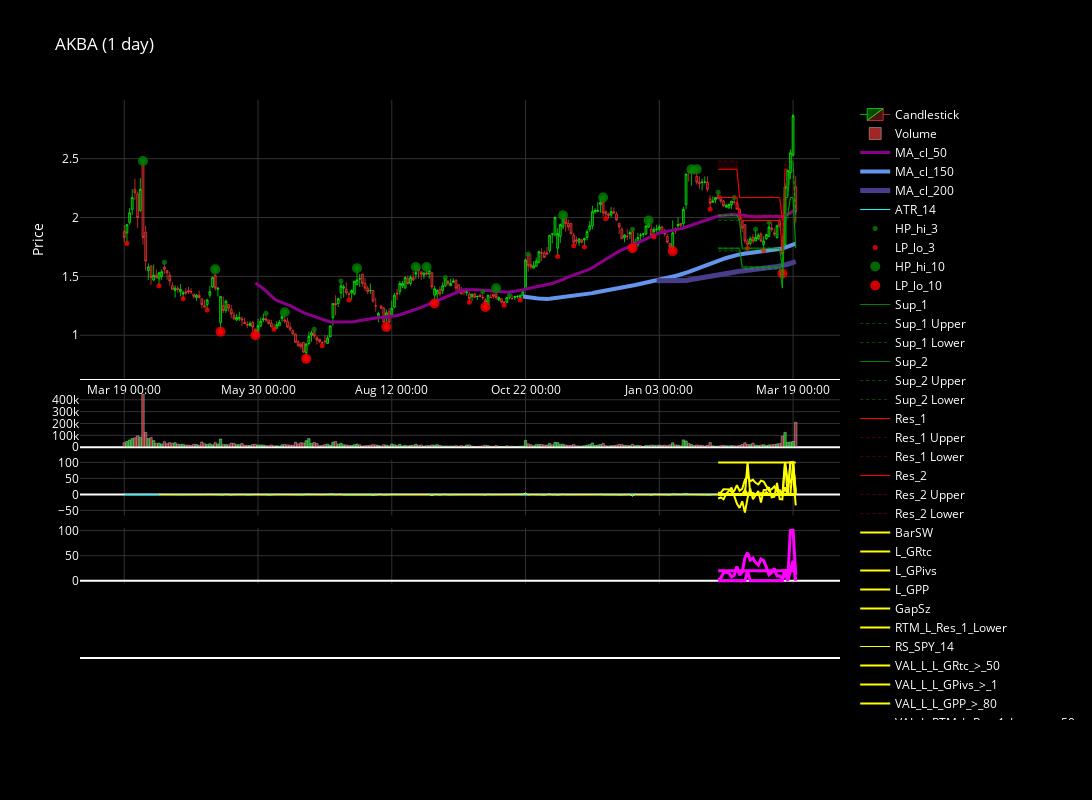

Here is the notebook cell this chart was saved with:
### Code cell
sx.get_frame('1 day').plot()

### Figure 1 — Plotly figure (JSON) as saved in the notebook; plotly's stock layout.template omitted (floating-point values rounded to 4 significant figures; data arrays with more than 128 entries replaced by an {"elided": "..."} marker saying what was removed)
{"data": [{"close": {"elided": "252 float values"}, "decreasing": {"fillcolor": "rgba(255, 59, 59, 0.3)", "line": {"color": "rgba(255, 59, 59, 0.7)", "width": 1}}, "high": {"elided": "252 float values"}, "increasing": {"fillcolor": "rgba(0, 255, 0, 0.3)", "line": {"color": "rgba(0, 255, 0, 0.7)", "width": 1}}, "low": {"elided": "252 float values"}, "name": "Candlestick", "open": {"elided": "252 float values"}, "type": "candlestick", "x": {"elided": "252 str values"}, "xaxis": "x", "yaxis": "y"}, {"marker": {"color": {"elided": "252 str values"}}, "name": "Volume", "opacity": 0.8, "type": "bar", "x": {"elided": "252 str values"}, "xaxis": "x2", "y": {"elided": "252 int values"}, "yaxis": "y2"}, {"line": {"color": "darkmagenta", "dash": "solid", "width": 3}, "name": "MA_cl_50", "type": "scatter", "x": {"elided": "252 str values"}, "xaxis": "x", "y": {"elided": "252 float values"}, "yaxis": "y"}, {"line": {"color": "cornflowerblue", "dash": "solid", "width": 4}, "name": "MA_cl_150", "type": "scatter", "x": {"elided": "252 str values"}, "xaxis": "x", "y": {"elided": "252 float values"}, "yaxis": "y"}, {"line": {"color": "darkslateblue", "dash": "solid", "width": 5}, "name": "MA_cl_200", "type": "scatter", "x": {"elided": "252 str values"}, "xaxis": "x", "y": {"elided": "252 float values"}, "yaxis": "y"}, {"line": {"color": "cyan", "dash": "solid", "width": 1}, "name": "ATR_14", "type": "scatter", "x": {"elided": "252 str values"}, "xaxis": "x3", "y": {"elided": "252 float values"}, "yaxis": "y3"}, {"marker": {"color": "green", "opacity": 0.8, "size": 5}, "mode": "markers", "name": "HP_hi_3", "text": "", "type": "scatter", "x": {"elided": "252 str values"}, "xaxis": "x", "y": {"elided": "252 float values"}, "yaxis": "y"}, {"marker": {"color": "red", "opacity": 0.8, "size": 5}, "mode": "markers", "name": "LP_lo_3", "text": "", "type": "scatter", "x": {"elided": "252 str values"}, "xaxis": "x", "y": {"elided": "252 float values"}, "yaxis": "y"}, {"marker": {"color": "green", "opacity": 0.8, "size": 10}, "mode": "markers", "name": "HP_hi_10", "text": "", "type": "scatter", "x": {"elided": "252 str values"}, "xaxis": "x", "y": {"elided": "252 float values"}, "yaxis": "y"}, {"marker": {"color": "red", "opacity": 0.8, "size": 10}, "mode": "markers", "name": "LP_lo_10", "text": "", "type": "scatter", "x": {"elided": "252 str values"}, "xaxis": "x", "y": {"elided": "252 float values"}, "yaxis": "y"}, {"fill": "toself", "fillcolor": "rgba(0, 255, 0, 0.1)", "hoverinfo": "skip", "line": {"color": "rgba(0, 0, 0, 0)"}, "name": "Sup_1 Zone Segment", "showlegend": false, "type": "scatter", "x": ["2025-02-06T00:00:00", "2025-02-07T00:00:00", "2025-02-10T00:00:00", "2025-02-11T00:00:00", "2025-02-12T00:00:00", "2025-02-13T00:00:00", "2025-02-14T00:00:00", "2025-02-18T00:00:00", "2025-02-19T00:00:00", "2025-02-20T00:00:00", "2025-02-21T00:00:00", "2025-02-24T00:00:00", "2025-02-25T00:00:00", "2025-02-26T00:00:00", "2025-02-27T00:00:00", "2025-02-28T00:00:00", "2025-03-03T00:00:00", "2025-03-04T00:00:00", "2025-03-05T00:00:00", "2025-03-06T00:00:00", "2025-03-07T00:00:00", "2025-03-10T00:00:00", "2025-03-11T00:00:00", "2025-03-12T00:00:00", "2025-03-13T00:00:00", "2025-03-14T00:00:00", "2025-03-17T00:00:00", "2025-03-18T00:00:00", "2025-03-19T00:00:00", "2025-03-20T00:00:00", "2025-03-20T00:00:00", "2025-03-19T00:00:00", "2025-03-18T00:00:00", "2025-03-17T00:00:00", "2025-03-14T00:00:00", "2025-03-13T00:00:00", "2025-03-12T00:00:00", "2025-03-11T00:00:00", "2025-03-10T00:00:00", "2025-03-07T00:00:00", "2025-03-06T00:00:00", "2025-03-05T00:00:00", "2025-03-04T00:00:00", "2025-03-03T00:00:00", "2025-02-28T00:00:00", "2025-02-27T00:00:00", "2025-02-26T00:00:00", "2025-02-25T00:00:00", "2025-02-24T00:00:00", "2025-02-21T00:00:00", "2025-02-20T00:00:00", "2025-02-19T00:00:00", "2025-02-18T00:00:00", "2025-02-14T00:00:00", "2025-02-13T00:00:00", "2025-02-12T00:00:00", "2025-02-11T00:00:00", "2025-02-10T00:00:00", "2025-02-07T00:00:00", "2025-02-06T00:00:00"], "xaxis": "x", "y": [2.02, 2.02, 2.02, 2.02, 2.02, 2.02, 2.02, 2.02, 1.975, 1.74, 1.74, 1.74, 1.74, 1.74, 1.74, 1.74, 1.74, 1.74, 1.74, 1.74, 1.74, 1.74, 1.74, 1.74, 1.58, 2.17, 2.17, 2.48, 2.48, 2.02, 1.975, 2.41, 2.41, 2.17, 2.17, 1.525, 1.715, 1.715, 1.715, 1.715, 1.715, 1.715, 1.715, 1.715, 1.715, 1.715, 1.715, 1.715, 1.715, 1.715, 1.715, 1.975, 1.975, 1.975, 1.975, 1.975, 1.975, 1.975, 1.975, 1.975], "yaxis": "y"}, {"line": {"color": "green", "dash": "solid", "width": 1}, "name": "Sup_1", "type": "scatter", "x": {"elided": "252 str values"}, "xaxis": "x", "y": {"elided": "252 float values"}, "yaxis": "y"}, {"line": {"color": "rgba(0, 255, 0, 0.3)", "dash": "dot", "width": 1}, "name": "Sup_1 Upper", "type": "scatter", "x": {"elided": "252 str values"}, "xaxis": "x", "y": {"elided": "252 float values"}, "yaxis": "y"}, {"line": {"color": "rgba(0, 255, 0, 0.3)", "dash": "dot", "width": 1}, "name": "Sup_1 Lower", "type": "scatter", "x": {"elided": "252 str values"}, "xaxis": "x", "y": {"elided": "252 float values"}, "yaxis": "y"}, {"fill": "toself", "fillcolor": "rgba(0, 255, 0, 0.1)", "hoverinfo": "skip", "line": {"color": "rgba(0, 0, 0, 0)"}, "name": "Sup_2 Zone Segment", "showlegend": false, "type": "scatter", "x": ["2025-02-06T00:00:00", "2025-02-07T00:00:00", "2025-02-10T00:00:00", "2025-02-11T00:00:00", "2025-02-12T00:00:00", "2025-02-13T00:00:00", "2025-02-14T00:00:00", "2025-02-18T00:00:00", "2025-02-19T00:00:00", "2025-02-20T00:00:00", "2025-02-21T00:00:00", "2025-02-24T00:00:00", "2025-02-25T00:00:00", "2025-02-26T00:00:00", "2025-02-27T00:00:00", "2025-02-28T00:00:00", "2025-03-03T00:00:00", "2025-03-04T00:00:00", "2025-03-05T00:00:00", "2025-03-06T00:00:00", "2025-03-07T00:00:00", "2025-03-10T00:00:00", "2025-03-11T00:00:00", "2025-03-12T00:00:00", "2025-03-13T00:00:00", "2025-03-14T00:00:00", "2025-03-17T00:00:00", "2025-03-18T00:00:00", "2025-03-19T00:00:00", "2025-03-20T00:00:00", "2025-03-20T00:00:00", "2025-03-19T00:00:00", "2025-03-18T00:00:00", "2025-03-17T00:00:00", "2025-03-14T00:00:00", "2025-03-13T00:00:00", "2025-03-12T00:00:00", "2025-03-11T00:00:00", "2025-03-10T00:00:00", "2025-03-07T00:00:00", "2025-03-06T00:00:00", "2025-03-05T00:00:00", "2025-03-04T00:00:00", "2025-03-03T00:00:00", "2025-02-28T00:00:00", "2025-02-27T00:00:00", "2025-02-26T00:00:00", "2025-02-25T00:00:00", "2025-02-24T00:00:00", "2025-02-21T00:00:00", "2025-02-20T00:00:00", "2025-02-19T00:00:00", "2025-02-18T00:00:00", "2025-02-14T00:00:00", "2025-02-13T00:00:00", "2025-02-12T00:00:00", "2025-02-11T00:00:00", "2025-02-10T00:00:00", "2025-02-07T00:00:00", "2025-02-06T00:00:00"], "xaxis": "x", "y": [1.74, 1.74, 1.74, 1.74, 1.74, 1.74, 1.74, 1.74, 1.74, 1.58, 1.58, 1.58, 1.58, 1.58, 1.58, 1.58, 1.58, 1.58, 1.58, 1.58, 1.58, 1.58, 1.58, 1.58, 1.4, 2.02, 2.02, 2.17, 2.17, 1.74, 1.715, 2.17, 2.17, 1.975, 1.975, 1.4, 1.56, 1.56, 1.56, 1.56, 1.56, 1.56, 1.56, 1.56, 1.56, 1.56, 1.56, 1.56, 1.56, 1.56, 1.56, 1.715, 1.715, 1.715, 1.715, 1.715, 1.715, 1.715, 1.715, 1.715], "yaxis": "y"}, {"line": {"color": "green", "dash": "solid", "width": 1}, "name": "Sup_2", "type": "scatter", "x": {"elided": "252 str values"}, "xaxis": "x", "y": {"elided": "252 float values"}, "yaxis": "y"}, {"line": {"color": "rgba(0, 255, 0, 0.3)", "dash": "dot", "width": 1}, "name": "Sup_2 Upper", "type": "scatter", "x": {"elided": "252 str values"}, "xaxis": "x", "y": {"elided": "252 float values"}, "yaxis": "y"}, {"line": {"color": "rgba(0, 255, 0, 0.3)", "dash": "dot", "width": 1}, "name": "Sup_2 Lower", "type": "scatter", "x": {"elided": "252 str values"}, "xaxis": "x", "y": {"elided": "252 float values"}, "yaxis": "y"}, {"fill": "toself", "fillcolor": "rgba(255, 0, 0, 0.1)", "hoverinfo": "skip", "line": {"color": "rgba(0, 0, 0, 0)"}, "name": "Res_1 Zone Segment", "showlegend": false, "type": "scatter", "x": ["2025-02-06T00:00:00", "2025-02-07T00:00:00", "2025-02-10T00:00:00", "2025-02-11T00:00:00", "2025-02-12T00:00:00", "2025-02-13T00:00:00", "2025-02-14T00:00:00", "2025-02-18T00:00:00", "2025-02-19T00:00:00", "2025-02-20T00:00:00", "2025-02-21T00:00:00", "2025-02-24T00:00:00", "2025-02-25T00:00:00", "2025-02-26T00:00:00", "2025-02-27T00:00:00", "2025-02-28T00:00:00", "2025-03-03T00:00:00", "2025-03-04T00:00:00", "2025-03-05T00:00:00", "2025-03-06T00:00:00", "2025-03-07T00:00:00", "2025-03-10T00:00:00", "2025-03-11T00:00:00", "2025-03-12T00:00:00", "2025-03-13T00:00:00", "2025-03-14T00:00:00", "2025-03-17T00:00:00", "2025-03-17T00:00:00", "2025-03-14T00:00:00", "2025-03-13T00:00:00", "2025-03-12T00:00:00", "2025-03-11T00:00:00", "2025-03-10T00:00:00", "2025-03-07T00:00:00", "2025-03-06T00:00:00", "2025-03-05T00:00:00", "2025-03-04T00:00:00", "2025-03-03T00:00:00", "2025-02-28T00:00:00", "2025-02-27T00:00:00", "2025-02-26T00:00:00", "2025-02-25T00:00:00", "2025-02-24T00:00:00", "2025-02-21T00:00:00", "2025-02-20T00:00:00", "2025-02-19T00:00:00", "2025-02-18T00:00:00", "2025-02-14T00:00:00", "2025-02-13T00:00:00", "2025-02-12T00:00:00", "2025-02-11T00:00:00", "2025-02-10T00:00:00", "2025-02-07T00:00:00", "2025-02-06T00:00:00"], "xaxis": "x", "y": [2.17, 2.17, 2.17, 2.17, 2.17, 2.17, 2.17, 2.17, 2.02, 2.02, 2.02, 2.02, 2.02, 2.02, 2.02, 2.02, 2.02, 2.02, 2.02, 2.02, 2.02, 2.02, 2.02, 2.02, 1.74, 2.48, 2.48, 2.41, 2.41, 1.715, 1.975, 1.975, 1.975, 1.975, 1.975, 1.975, 1.975, 1.975, 1.975, 1.975, 1.975, 1.975, 1.975, 1.975, 1.975, 2.02, 2.17, 2.17, 2.17, 2.17, 2.17, 2.17, 2.17, 2.17], "yaxis": "y"}, {"fill": "toself", "fillcolor": "rgba(255, 0, 0, 0.1)", "hoverinfo": "skip", "line": {"color": "rgba(0, 0, 0, 0)"}, "name": "Res_1 Zone Segment", "showlegend": false, "type": "scatter", "x": ["2025-03-20T00:00:00", "2025-03-20T00:00:00"], "xaxis": "x", "y": [2.17, 2.17], "yaxis": "y"}, {"line": {"color": "red", "dash": "solid", "width": 1}, "name": "Res_1", "type": "scatter", "x": {"elided": "252 str values"}, "xaxis": "x", "y": {"elided": "252 float values"}, "yaxis": "y"}, {"line": {"color": "rgba(255, 0, 0, 0.3)", "dash": "dot", "width": 1}, "name": "Res_1 Upper", "type": "scatter", "x": {"elided": "252 str values"}, "xaxis": "x", "y": {"elided": "252 float values"}, "yaxis": "y"}, {"line": {"color": "rgba(255, 0, 0, 0.3)", "dash": "dot", "width": 1}, "name": "Res_1 Lower", "type": "scatter", "x": {"elided": "252 str values"}, "xaxis": "x", "y": {"elided": "252 float values"}, "yaxis": "y"}, {"fill": "toself", "fillcolor": "rgba(255, 0, 0, 0.1)", "hoverinfo": "skip", "line": {"color": "rgba(0, 0, 0, 0)"}, "name": "Res_2 Zone Segment", "showlegend": false, "type": "scatter", "x": ["2025-02-06T00:00:00", "2025-02-07T00:00:00", "2025-02-10T00:00:00", "2025-02-11T00:00:00", "2025-02-12T00:00:00", "2025-02-13T00:00:00", "2025-02-14T00:00:00", "2025-02-18T00:00:00", "2025-02-19T00:00:00", "2025-02-20T00:00:00", "2025-02-21T00:00:00", "2025-02-24T00:00:00", "2025-02-25T00:00:00", "2025-02-26T00:00:00", "2025-02-27T00:00:00", "2025-02-28T00:00:00", "2025-03-03T00:00:00", "2025-03-04T00:00:00", "2025-03-05T00:00:00", "2025-03-06T00:00:00", "2025-03-07T00:00:00", "2025-03-10T00:00:00", "2025-03-11T00:00:00", "2025-03-12T00:00:00", "2025-03-13T00:00:00", "2025-03-13T00:00:00", "2025-03-12T00:00:00", "2025-03-11T00:00:00", "2025-03-10T00:00:00", "2025-03-07T00:00:00", "2025-03-06T00:00:00", "2025-03-05T00:00:00", "2025-03-04T00:00:00", "2025-03-03T00:00:00", "2025-02-28T00:00:00", "2025-02-27T00:00:00", "2025-02-26T00:00:00", "2025-02-25T00:00:00", "2025-02-24T00:00:00", "2025-02-21T00:00:00", "2025-02-20T00:00:00", "2025-02-19T00:00:00", "2025-02-18T00:00:00", "2025-02-14T00:00:00", "2025-02-13T00:00:00", "2025-02-12T00:00:00", "2025-02-11T00:00:00", "2025-02-10T00:00:00", "2025-02-07T00:00:00", "2025-02-06T00:00:00"], "xaxis": "x", "y": [2.48, 2.48, 2.48, 2.48, 2.48, 2.48, 2.48, 2.48, 2.17, 2.17, 2.17, 2.17, 2.17, 2.17, 2.17, 2.17, 2.17, 2.17, 2.17, 2.17, 2.17, 2.17, 2.17, 2.17, 2.02, 1.975, 2.17, 2.17, 2.17, 2.17, 2.17, 2.17, 2.17, 2.17, 2.17, 2.17, 2.17, 2.17, 2.17, 2.17, 2.17, 2.17, 2.41, 2.41, 2.41, 2.41, 2.41, 2.41, 2.41, 2.41], "yaxis": "y"}, {"fill": "toself", "fillcolor": "rgba(255, 0, 0, 0.1)", "hoverinfo": "skip", "line": {"color": "rgba(0, 0, 0, 0)"}, "name": "Res_2 Zone Segment", "showlegend": false, "type": "scatter", "x": ["2025-03-20T00:00:00", "2025-03-20T00:00:00"], "xaxis": "x", "y": [2.48, 2.41], "yaxis": "y"}, {"line": {"color": "red", "dash": "solid", "width": 1}, "name": "Res_2", "type": "scatter", "x": {"elided": "252 str values"}, "xaxis": "x", "y": {"elided": "252 float values"}, "yaxis": "y"}, {"line": {"color": "rgba(255, 0, 0, 0.3)", "dash": "dot", "width": 1}, "name": "Res_2 Upper", "type": "scatter", "x": {"elided": "252 str values"}, "xaxis": "x", "y": {"elided": "252 float values"}, "yaxis": "y"}, {"line": {"color": "rgba(255, 0, 0, 0.3)", "dash": "dot", "width": 1}, "name": "Res_2 Lower", "type": "scatter", "x": {"elided": "252 str values"}, "xaxis": "x", "y": {"elided": "252 float values"}, "yaxis": "y"}, {"line": {"color": "yellow", "dash": "solid", "width": 2}, "name": "BarSW", "type": "scatter", "x": {"elided": "252 str values"}, "xaxis": "x3", "y": {"elided": "252 float values"}, "yaxis": "y3"}, {"line": {"color": "yellow", "dash": "solid", "width": 2}, "name": "L_GRtc", "type": "scatter", "x": {"elided": "252 str values"}, "xaxis": "x3", "y": {"elided": "252 int values"}, "yaxis": "y3"}, {"line": {"color": "yellow", "dash": "solid", "width": 2}, "name": "L_GPivs", "type": "scatter", "x": {"elided": "252 str values"}, "xaxis": "x3", "y": {"elided": "252 int values"}, "yaxis": "y3"}, {"line": {"color": "yellow", "dash": "solid", "width": 2}, "name": "L_GPP", "type": "scatter", "x": {"elided": "252 str values"}, "xaxis": "x3", "y": {"elided": "252 int values"}, "yaxis": "y3"}, {"line": {"color": "yellow", "dash": "solid", "width": 2}, "name": "GapSz", "type": "scatter", "x": {"elided": "252 str values"}, "xaxis": "x3", "y": {"elided": "252 float values"}, "yaxis": "y3"}, {"line": {"color": "yellow", "dash": "solid", "width": 2}, "name": "RTM_L_Res_1_Lower", "type": "scatter", "x": {"elided": "252 str values"}, "xaxis": "x3", "y": {"elided": "252 float values"}, "yaxis": "y3"}, {"line": {"color": "yellow", "dash": "solid", "width": 1}, "name": "RS_SPY_14", "type": "scatter", "x": {"elided": "252 str values"}, "xaxis": "x3", "y": {"elided": "252 float values"}, "yaxis": "y3"}, {"line": {"color": "yellow", "dash": "solid", "width": 2}, "name": "VAL_L_L_GRtc_>_50", "type": "scatter", "x": {"elided": "252 str values"}, "xaxis": "x3", "y": {"elided": "252 int values"}, "yaxis": "y3"}, {"line": {"color": "yellow", "dash": "solid", "width": 2}, "name": "VAL_L_L_GPivs_>_1", "type": "scatter", "x": {"elided": "252 str values"}, "xaxis": "x3", "y": {"elided": "252 int values"}, "yaxis": "y3"}, {"line": {"color": "yellow", "dash": "solid", "width": 2}, "name": "VAL_L_L_GPP_>_80", "type": "scatter", "x": {"elided": "252 str values"}, "xaxis": "x3", "y": {"elided": "252 int values"}, "yaxis": "y3"}, {"line": {"color": "yellow", "dash": "solid", "width": 2}, "name": "VAL_L_RTM_L_Res_1_Lower_>_50", "type": "scatter", "x": {"elided": "252 str values"}, "xaxis": "x3", "y": {"elided": "252 int values"}, "yaxis": "y3"}, {"line": {"color": "yellow", "dash": "solid", "width": 2}, "name": "VAL_L_RS_SPY_14_>_1", "type": "scatter", "x": {"elided": "252 str values"}, "xaxis": "x3", "y": {"elided": "252 int values"}, "yaxis": "y3"}, {"line": {"color": "magenta", "dash": "solid", "width": 3}, "name": "Score_LONG_Daily_VALID_Score", "type": "scatter", "x": {"elided": "252 str values"}, "xaxis": "x4", "y": {"elided": "252 int values"}, "yaxis": "y4"}, {"line": {"color": "yellow", "dash": "solid", "width": 2}, "name": "GapPiv_HP_hi_10", "type": "scatter", "x": {"elided": "252 str values"}, "xaxis": "x3", "y": {"elided": "252 int values"}, "yaxis": "y3"}, {"line": {"color": "yellow", "dash": "solid", "width": 2}, "name": "VAL_L_GapPiv_HP_hi_10_>_1", "type": "scatter", "x": {"elided": "252 str values"}, "xaxis": "x3", "y": {"elided": "252 int values"}, "yaxis": "y3"}, {"line": {"color": "yellow", "dash": "solid", "width": 2}, "name": "VAL_L_GapSz_<_400", "type": "scatter", "x": {"elided": "252 str values"}, "xaxis": "x3", "y": {"elided": "252 int values"}, "yaxis": "y3"}, {"line": {"color": "magenta", "dash": "solid", "width": 3}, "name": "Score_LONG_Gaps", "type": "scatter", "x": {"elided": "252 str values"}, "xaxis": "x4", "y": {"elided": "252 int values"}, "yaxis": "y4"}, {"line": {"color": "magenta", "dash": "solid", "width": 3}, "name": "Score_LONG_RTM", "type": "scatter", "x": {"elided": "252 str values"}, "xaxis": "x4", "y": {"elided": "252 float values"}, "yaxis": "y4"}], "layout": {"bargap": 0.1, "boxgroupgap": 0, "font": {"color": "white"}, "height": 800, "paper_bgcolor": "rgb(0,0,0)", "plot_bgcolor": "rgb(0,0,0)", "shapes": [{"line": {"color": "white", "width": 2}, "type": "line", "x0": 0, "x1": 1, "xref": "paper", "y0": 0.1, "y1": 0.1, "yref": "paper"}, {"line": {"color": "white", "width": 2}, "type": "line", "x0": 0, "x1": 1, "xref": "paper", "y0": 0.1, "y1": 0.1, "yref": "paper"}], "title": {"text": "AKBA (1 day)"}, "width": 1400, "xaxis": {"anchor": "y", "domain": [0, 1], "gridcolor": "rgb(50, 50, 50)", "gridwidth": 1, "matches": "x6", "nticks": 10, "rangeselector": {"activecolor": "rgb(83, 100, 105)", "bgcolor": "rgb(60, 60, 60)", "buttons": [{"count": 1, "label": "1d", "step": "day", "stepmode": "backward"}, {"count": 7, "label": "1w", "step": "day", "stepmode": "backward"}, {"count": 1, "label": "1m", "step": "month", "stepmode": "backward"}, {"count": 3, "label": "3m", "step": "month", "stepmode": "backward"}, {"step": "all"}], "font": {"color": "rgb(179, 179, 179)"}}, "rangeslider": {"visible": false}, "showgrid": true, "showline": true, "showticklabels": true, "tickangle": 0, "tickmode": "array", "ticktext": ["Mar 19 00:00", "May 30 00:00", "Aug 12 00:00", "Oct 22 00:00", "Jan 03 00:00", "Mar 19 00:00"], "tickvals": [0, 50, 100, 150, 200, 250], "type": "category"}, "xaxis2": {"anchor": "y2", "domain": [0, 1], "gridcolor": "rgb(50, 50, 50)", "gridwidth": 1, "matches": "x6", "showgrid": true, "showticklabels": false, "tickangle": 0, "tickmode": "array", "ticktext": ["Mar 19 00:00", "May 30 00:00", "Aug 12 00:00", "Oct 22 00:00", "Jan 03 00:00", "Mar 19 00:00"], "tickvals": [0, 50, 100, 150, 200, 250], "type": "category"}, "xaxis3": {"anchor": "y3", "domain": [0, 1], "gridcolor": "rgb(50, 50, 50)", "gridwidth": 1, "matches": "x6", "showgrid": true, "showticklabels": false, "tickangle": 0, "tickmode": "array", "ticktext": ["Mar 19 00:00", "May 30 00:00", "Aug 12 00:00", "Oct 22 00:00", "Jan 03 00:00", "Mar 19 00:00"], "tickvals": [0, 50, 100, 150, 200, 250], "type": "category"}, "xaxis4": {"anchor": "y4", "domain": [0, 1], "gridcolor": "rgb(50, 50, 50)", "gridwidth": 1, "matches": "x6", "showgrid": true, "showticklabels": false, "tickangle": 0, "tickmode": "array", "ticktext": ["Mar 19 00:00", "May 30 00:00", "Aug 12 00:00", "Oct 22 00:00", "Jan 03 00:00", "Mar 19 00:00"], "tickvals": [0, 50, 100, 150, 200, 250], "type": "category"}, "xaxis5": {"anchor": "y5", "domain": [0, 1], "gridcolor": "rgb(50, 50, 50)", "gridwidth": 1, "matches": "x6", "showgrid": true, "showticklabels": false, "tickangle": 0, "tickmode": "array", "ticktext": ["Mar 19 00:00", "May 30 00:00", "Aug 12 00:00", "Oct 22 00:00", "Jan 03 00:00", "Mar 19 00:00"], "tickvals": [0, 50, 100, 150, 200, 250], "type": "category"}, "xaxis6": {"anchor": "y6", "domain": [0, 1], "gridcolor": "rgb(50, 50, 50)", "gridwidth": 1, "showgrid": true, "tickangle": 0, "tickmode": "array", "ticktext": ["Mar 19 00:00", "May 30 00:00", "Aug 12 00:00", "Oct 22 00:00", "Jan 03 00:00", "Mar 19 00:00"], "tickvals": [0, 50, 100, 150, 200, 250], "type": "category"}, "yaxis": {"anchor": "x", "domain": [0.55, 1], "gridcolor": "rgb(50, 50, 50)", "gridwidth": 1, "showgrid": true, "title": {"text": "Price"}}, "yaxis2": {"anchor": "x2", "domain": [0.44, 0.53], "gridcolor": "rgb(50, 50, 50)", "gridwidth": 1, "showgrid": true}, "yaxis3": {"anchor": "x3", "domain": [0.33, 0.42], "gridcolor": "rgb(50, 50, 50)", "gridwidth": 1, "showgrid": true}, "yaxis4": {"anchor": "x4", "domain": [0.22, 0.31], "gridcolor": "rgb(50, 50, 50)", "gridwidth": 1, "showgrid": true}, "yaxis5": {"anchor": "x5", "domain": [0.11, 0.2], "gridcolor": "rgb(50, 50, 50)", "gridwidth": 1, "showgrid": true}, "yaxis6": {"anchor": "x6", "domain": [0, 0.09], "gridcolor": "rgb(50, 50, 50)", "gridwidth": 1, "showgrid": true}}}
